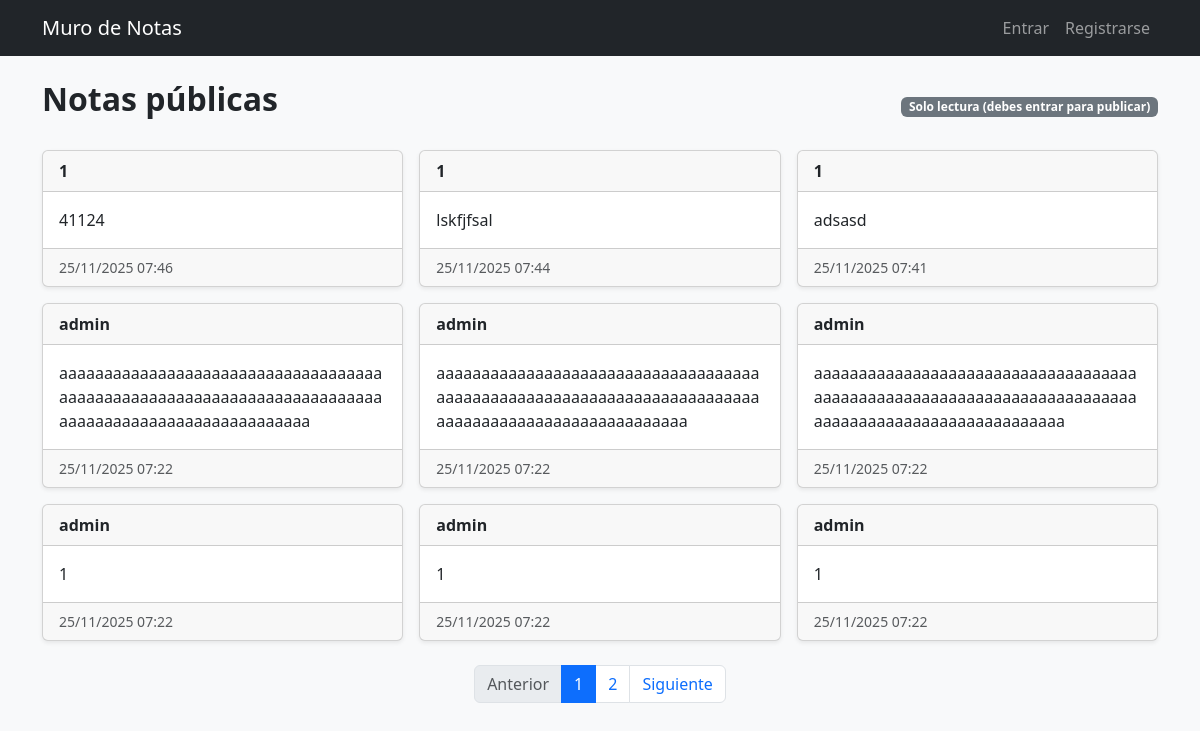
The page / on the database its author committed.
### notes/models.py (models this page shows, shortened)
class Note(models.Model):
    author = models.ForeignKey(User, on_delete=models.CASCADE, related_name='notes')
    text = models.CharField(max_length=100)  # hasta 100 caracteres
    created_at = models.DateTimeField(auto_now_add=True)
    class Meta:
        ordering = ['-created_at']  # más nuevas primero

### notes/views.py (the view, shortened to what this page needs)
# urls.py: path('', home, name='home'),  # página principal con el muro de notas
def home(request):
    notes_qs = Note.objects.select_related('author')
    paginator = Paginator(notes_qs, 9)
    page_number = request.GET.get('page')
    page_obj = paginator.get_page(page_number)
    form = None
    context = {
        'form': form,
        'page_obj': page_obj,
    }
    return render(request, 'notes/home.html', context)

### templates/notes/home.html (shortened to what this page needs)
{% extends 'base.html' %}
{% load tz %}
{% block content %}
<div class="row mb-4 align-items-center">
  <div class="col-md-6">
    <h2 class="fw-bold">Notas públicas</h2>
  </div>
  <div class="col-md-6 text-md-end">
    {% if user.is_authenticated %}
      <span class="badge bg-success mt-2">Conectado</span>
    {% else %}
      <span class="badge bg-secondary mt-2">
        Solo lectura (debes entrar para publicar)
      </span>
    {% endif %}
  </div>
</div>
<div class="row g-3">
  {% for note in page_obj %}
    <div class="col-md-4">
      <div class="card shadow-sm h-100">
        <div class="card-header">
          <strong>{{ note.author.username }}</strong>
        </div>
        <div class="card-body">
          <p class="card-text">{{ note.text }}</p>
        </div>
        <div class="card-footer text-muted small">
          {{ note.created_at|localtime|date:"d/m/Y H:i" }}
        </div>
      </div>
    </div>
  {% empty %}
    <p class="text-muted">No hay notas todavía. ¡Sé el primero en escribir una!</p>
  {% endfor %}
</div>
{% if page_obj.paginator.num_pages > 1 %}
<nav aria-label="Paginación de notas" class="mt-4">
  <ul class="pagination justify-content-center">
    <li class="page-item {% if not page_obj.has_previous %}disabled{% endif %}">
      {% if page_obj.has_previous %}
        <a class="page-link" href="?page={{ page_obj.previous_page_number }}">Anterior</a>
      {% else %}
        <span class="page-link">Anterior</span>
      {% endif %}
    </li>
    {% for num in page_obj.paginator.page_range %}
      <li class="page-item {% if page_obj.number == num %}active{% endif %}">
        {% if page_obj.number == num %}
          <span class="page-link">{{ num }}</span>
        {% else %}
          <a class="page-link" href="?page={{ num }}">{{ num }}</a>
        {% endif %}
      </li>
    {% endfor %}
    <li class="page-item {% if not page_obj.has_next %}disabled{% endif %}">
      {% if page_obj.has_next %}
        <a class="page-link" href="?page={{ page_obj.next_page_number }}">Siguiente</a>
      {% else %}
        <span class="page-link">Siguiente</span>
      {% endif %}
    </li>
  </ul>
</nav>
{% endif %}
{% endblock %}

### templates/base.html (shortened to what this page needs)
<!DOCTYPE html>
<html lang="es">
<head>
    <link
      href="https://cdn.jsdelivr.net/npm/bootstrap@5.3.3/dist/css/bootstrap.min.css"
      rel="stylesheet"
    >
</head>
<body class="bg-light">
<nav class="navbar navbar-expand-lg navbar-dark bg-dark mb-4">
  <div class="container">
    <a class="navbar-brand" href="{% url 'home' %}">Muro de Notas</a>
    <div class="collapse navbar-collapse" id="navbarNav">
      <ul class="navbar-nav ms-auto">
        {% if user.is_authenticated %}
          <li class="nav-item d-flex align-items-center me-2">
            <span class="navbar-text">Hola, {{ user.username }}</span>
          </li>
          <li class="nav-item">
            <form method="post" action="{% url 'logout' %}">
              {% csrf_token %}
              <button type="submit" class="btn btn-link nav-link p-0 m-0">
                Salir
              </button>
            </form>
          </li>
        {% else %}
          <li class="nav-item">
            <a class="nav-link" href="{% url 'login' %}">Entrar</a>
          </li>
          <li class="nav-item">
            <a class="nav-link" href="{% url 'register' %}">Registrarse</a>
          </li>
        {% endif %}
      </ul>
    </div>
  </div>
</nav>
<div class="container">
    {% block content %}{% endblock %}
</div>
</body>
</html>

### rows shown on the page
Note: author.username "1", text "41124", created_at "25/11/2025 07:46"
Note: author.username "1", text "lskfjfsal", created_at "25/11/2025 07:44"
Note: author.username "1", text "adsasd", created_at "25/11/2025 07:41"
Note: author.username "admin", text "aaaaaaaaaaaaaaaaaaaaaaaaaaaaaaaaaaaaaaaaaaaaaaaaaaaaaaaaaaaaaaaaaaaaaaaaaaaaaaaaaaaaaaaaaaaaaaaaaaaa", created_at "25/11/2025 07:22"
Note: author.username "admin", text "aaaaaaaaaaaaaaaaaaaaaaaaaaaaaaaaaaaaaaaaaaaaaaaaaaaaaaaaaaaaaaaaaaaaaaaaaaaaaaaaaaaaaaaaaaaaaaaaaaaa", created_at "25/11/2025 07:22"
Note: author.username "admin", text "aaaaaaaaaaaaaaaaaaaaaaaaaaaaaaaaaaaaaaaaaaaaaaaaaaaaaaaaaaaaaaaaaaaaaaaaaaaaaaaaaaaaaaaaaaaaaaaaaaaa", created_at "25/11/2025 07:22"
Note: author.username "admin", text "1", created_at "25/11/2025 07:22"
Note: author.username "admin", text "1", created_at "25/11/2025 07:22"
Note: author.username "admin", text "1", created_at "25/11/2025 07:22"

### other values the page prints
{{ num }} "1"
{{ num }} "2"
